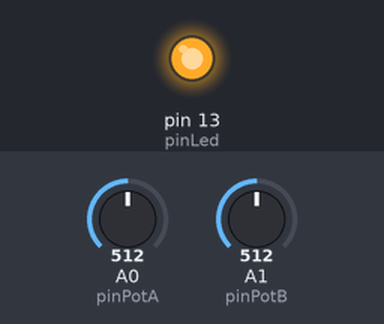
Bench run of a sketch on a simulated Arduino Uno, built with avr-gcc and run on an emulated ATmega328P. Parts: output pins drawn as LEDs (lit = HIGH). Dashed ring = blinking. The test bench sets the inputs (shaded band); at power-on: A0 (pinPotA) = 512, A1 (pinPotB) = 512.

Above: at 1.2 s.
1.3 s: A0 (pinPotA) set to 0
At 1.9 s:
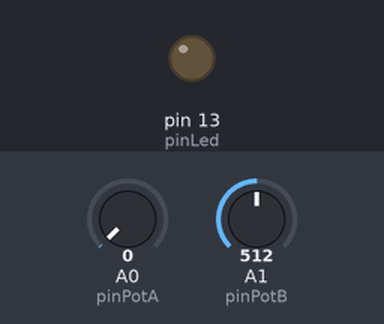
4.3 s: A1 (pinPotB) set to 0
At 5.4 s:
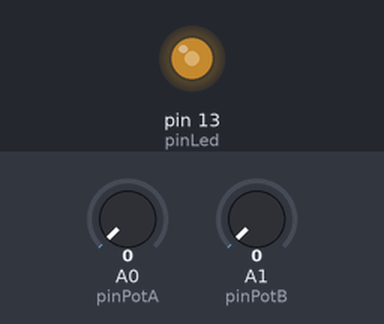
6.1 s: A0 (pinPotA) set to 122
At 6.37 s:
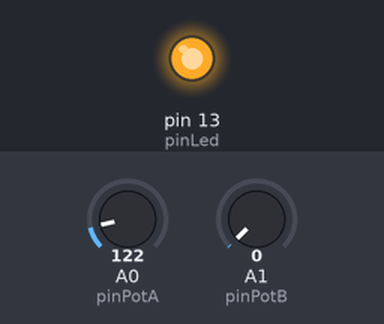
9.1 s: A1 (pinPotB) set to 511
At 9.69 s:
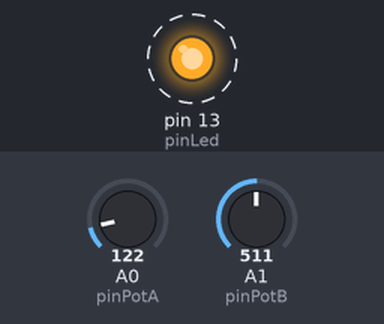
Timing chart, 0 to 13.1 s (numbered marks = the images above; inputs shaded):
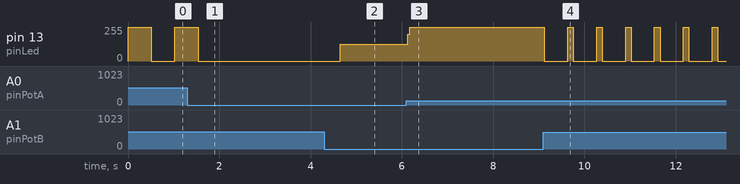

The sketch:

strobe2.ino
```cpp
int pinLed = 13;
int pinPotA = 0;
int pinPotB = 1;

boolean ledState = false;
unsigned long nextTime;

void setup() {
  pinMode(pinLed, OUTPUT);
  nextTime = millis();
}

void loop() {
  //read
  int potA = analogRead(pinPotA);
  int potB = analogRead(pinPotB);

  //led
  if (millis() >= nextTime) {
    ledState = !ledState;
    if (ledState) {
      digitalWrite(pinLed, HIGH);
      nextTime += potA;
    } else {
      digitalWrite(pinLed, LOW);
      nextTime += potB;
    }
  }
}
```

Measured:
- after the input at 1.3 s, pin 13 (pinLed): goes on until 1.5 s, then stays 0/255
- after the input at 4.3 s, pin 13 (pinLed): 0/255 → 127/255 after 0.35 s
- after the input at 6.1 s, pin 13 (pinLed): 127/255 → 255/255 at once
- after the input at 9.1 s, pin 13 (pinLed): alternates 255/255 for 0.12 s and 0/255 for 0.51 s, starting at once
